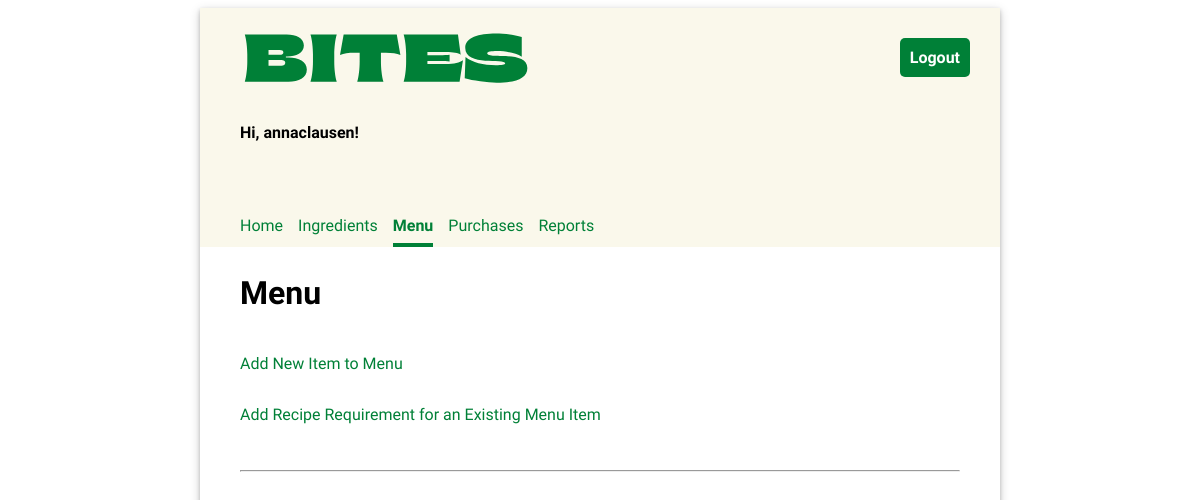
The app's page /menu/ (signed in), older data.
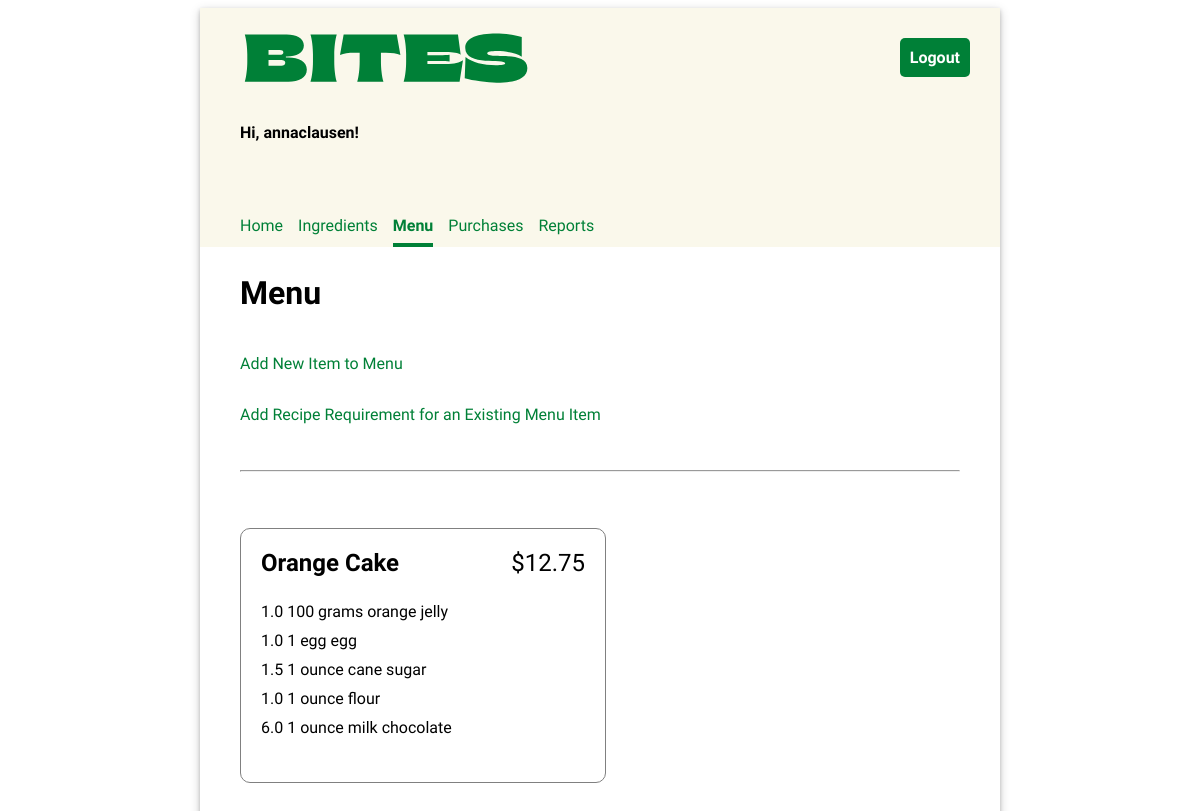
The same page, newer data.
### inventory/models.py (models this page shows, shortened)
class MenuItem(models.Model):
    title = models.CharField(max_length=200, unique=True)
    price = models.FloatField(default=0.00)

class RecipeRequirement(models.Model):
    menu_item = models.ForeignKey(MenuItem, on_delete=models.CASCADE)
    ingredient = models.ForeignKey(Ingredient, on_delete=models.CASCADE)
    quantity = models.FloatField(default=0)

class Ingredient(models.Model):
    name = models.CharField(max_length=200, unique=True)
    quantity = models.FloatField(default=0)
    unit = models.CharField(max_length=200)
    price_per_unit = models.FloatField(default=0)

### inventory/views.py (the view)
# urls.py: path('menu/', views.MenuView.as_view(), name="menu"),
class MenuView(LoginRequiredMixin, ListView):
    template_name = "inventory/menu_list.html"
    model = MenuItem

### inventory/templates/inventory/menu_list.html (shortened to what this page needs)
{% extends 'base.html' %}
{% load static %}
{% block content %}
    <h2>Menu</h2>
    <p><a href="{% url 'add_menu_item' %}">Add New Item to Menu</a></p>
    <p><a href="{% url 'add_recipe_requirement' %}">Add Recipe Requirement for an Existing Menu Item</a></p>
    <hr/>
    <ul class="menu-items">
    {% for menu_item in object_list %}
        <li>
            <div class="menu-item-header">
                <div class="menu-item-title">{{ menu_item.title }}</div>
                <div class="menu-item-price">${{ menu_item.price|stringformat:".2f" }}</div>
            </div>
            <ul class="menu-item-ingredients">
                {% for recipe_requirement in menu_item.reciperequirement_set.all %}
                <li>{{ recipe_requirement.quantity }} {{recipe_requirement.ingredient.unit }} {{ recipe_requirement.ingredient.name }}</li>
                {% endfor %}
            </ul>
        </li>
    {% endfor %}
    </ul>
{% endblock %}

Row changes from the older to the newer data that the page shows:
added MenuItem: title "Orange Cake", price "12.75"
added RecipeRequirement: quantity "1.0", ingredient.unit "100 grams", ingredient.name "orange jelly"
added RecipeRequirement: quantity "1.0", ingredient.unit "1 egg", ingredient.name "egg"
added RecipeRequirement: quantity "1.5", ingredient.unit "1 ounce", ingredient.name "cane sugar"
added RecipeRequirement: quantity "1.0", ingredient.unit "1 ounce", ingredient.name "flour"
added RecipeRequirement: quantity "6.0", ingredient.unit "1 ounce", ingredient.name "milk chocolate"
